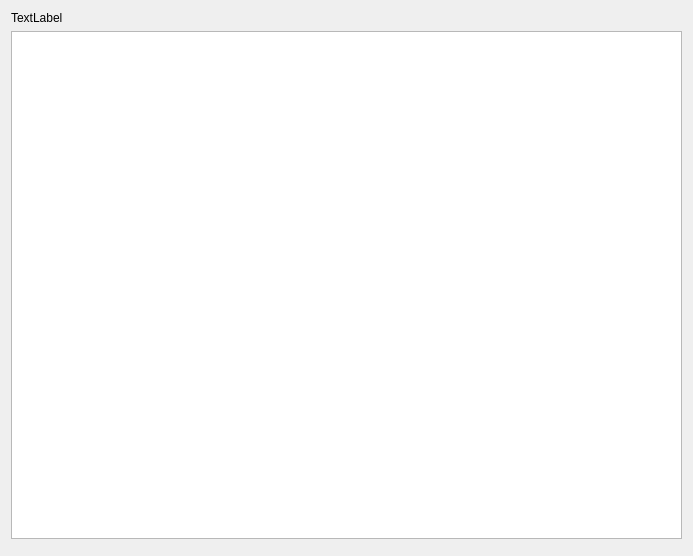
<?xml version="1.0" encoding="UTF-8"?>
<ui version="4.0">
 <class>OCC::ActivityWidget</class>
 <widget class="QWidget" name="OCC::ActivityWidget">
  <property name="geometry">
   <rect>
    <x>0</x>
    <y>0</y>
    <width>693</width>
    <height>556</height>
   </rect>
  </property>
  <property name="windowTitle">
   <string>Form</string>
  </property>
  <layout class="QGridLayout" name="gridLayout">
   <item row="0" column="0">
    <widget class="QLabel" name="_headerLabel">
     <property name="text">
      <string>TextLabel</string>
     </property>
    </widget>
   </item>
   <item row="1" column="0">
    <widget class="QListView" name="_activityList"/>
   </item>
   <item row="2" column="0">
    <widget class="QDialogButtonBox" name="_dialogButtonBox"/>
   </item>
  </layout>
 </widget>
 <tabstops>
  <tabstop>_activityList</tabstop>
  <tabstop>_dialogButtonBox</tabstop>
 </tabstops>
 <resources/>
 <connections/>
</ui>
